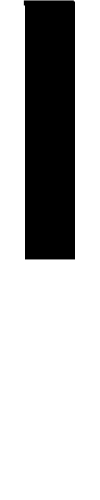
Frame 1 (no input)
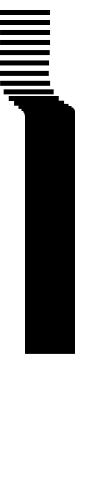
Frame 60 (the mouse pressed at the canvas centre just before this capture)
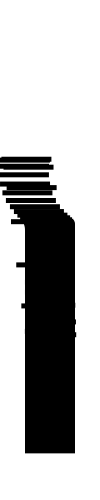
Frame 120 (the mouse held since frame 60 and released just before this capture)

The Processing sketch that drew these frames (run headless with seeded random() and noise(); from frame 60 on, the mouse is pressed at the canvas centre):

// Processing sketch: processing_90674
// ── processing_90674.pde

class Spring2D {
  float vx, vy; // The x- and y-axis velocities
  float x, y; // The x- and y-coordinates
  float gravity;
  float mass;
  float radius = 10;
  float stiffness = 0.2;
  float damping = 0.7;
  Spring2D(float xpos, float ypos, float m, float g) {
    x = xpos;
    y = ypos;
    mass = m;
    gravity = g;
  }

void update(float targetX, float targetY) {
  float forceX = (targetX - x) * stiffness;
  float ax = forceX / mass;
  vx = damping * (vx + ax);
  x += vx;
  float forceY = (targetY - y) * stiffness;
  forceY += gravity;
  float ay = forceY / mass;
  vy = damping * (vy + ay);
  y += vy;
}

void display(float nx, float ny) {
  noStroke();
  rect(x/2, y, radius*5, radius/2);
  //strokeWeight(1);
  //stroke(40, 50);
  //line(x, y, nx, ny);
  
}
}

int numSprings = 255;
Spring2D[] s = new Spring2D[numSprings];
float gravity = 2.0;
float mass = 3.0;

void setup() {
size(100, 500);
smooth();
fill(0);
for (int i = 0; i < numSprings; i++) {
s[i] = new Spring2D(width/2, i*(height/numSprings), mass, gravity);
}
}
void draw() {
background(255);
s[0].update(mouseX, mouseY);
s[0].display(mouseX, mouseY);
for (int i = 1; i < numSprings; i++) {

s[i].update(s[i-1].x, s[i-1].y);
s[i].display(s[i-1].x, s[i-1].y);
}
}
